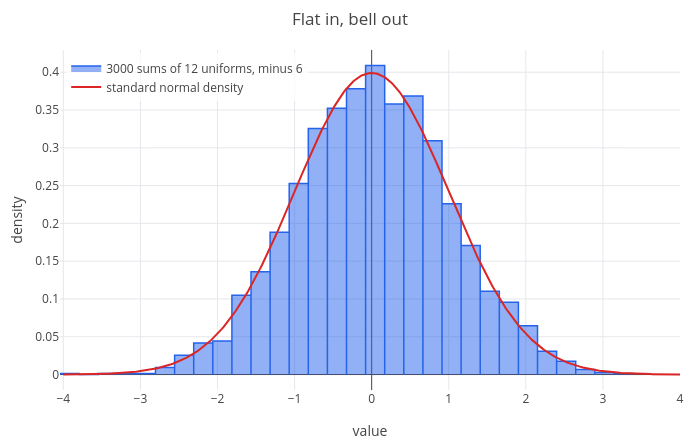

Notebook code for this chart:
### Markdown cell above
## 3. The central limit theorem

The histogram of means already looked like a bell. The **central limit theorem** says that this always happens: for
independent draws from any distribution with mean $\mu$ and standard deviation $\sigma$, the sample mean is
approximately normal with mean $\mu$ and standard deviation $\sigma/\sqrt n$, and the approximation improves as $n$
grows.

A classic check: a uniform number on $[0, 1]$ has mean $1/2$ and variance $1/12$. The sum of 12 of them, minus 6, has
mean 0 and variance $12 \cdot \tfrac{1}{12} = 1$. The central limit theorem says it is nearly standard normal:

### Code cell
U = rand(12, 3000);
z = ones(1, 12)*U - 6;
[eval(mean(z)), eval(std(z))]
p = hist(z, 30, "density");
p = show(p, plot(normpdf(x), x, -4, 4));
p = legend(p, "3000 sums of 12 uniforms, minus 6", "standard normal density");
labels(title(p, "Flat in, bell out"), "value", "density")

### Figure 1 — Plotly figure (JSON) as saved in the notebook; plotly's stock layout.template omitted (floating-point values rounded to 4 significant figures; data arrays with more than 128 entries replaced by an {"elided": "..."} marker saying what was removed)
{"data": [{"fill": "toself", "line": {"color": "#2563eb", "width": 1.5}, "mode": "lines", "name": "3000 sums of 12 uniforms, minus 6", "type": "scatter", "x": [-4.043, -4.043, -3.796, -3.796, -3.796, -3.548, -3.548, -3.548, -3.3, -3.3, -3.3, -3.052, -3.052, -3.052, -2.804, -2.804, -2.804, -2.557, -2.557, -2.557, -2.309, -2.309, -2.309, -2.061, -2.061, -2.061, -1.813, -1.813, -1.813, -1.565, -1.565, -1.565, -1.318, -1.318, -1.318, -1.07, -1.07, -1.07, -0.8221, -0.8221, -0.8221, -0.5743, -0.5743, -0.5743, -0.3265, -0.3265, -0.3265, -0.07871, -0.07871, -0.07871, 0.1691, 0.1691, 0.1691, 0.4169, 0.4169, 0.4169, 0.6647, 0.6647, 0.6647, 0.9125, 0.9125, 0.9125, 1.16, 1.16, 1.16, 1.408, 1.408, 1.408, 1.656, 1.656, 1.656, 1.904, 1.904, 1.904, 2.151, 2.151, 2.151, 2.399, 2.399, 2.399, 2.647, 2.647, 2.647, 2.895, 2.895, 2.895, 3.143, 3.143, 3.143, 3.39, 3.39, null], "y": [0, 0.001345, 0.001345, 0, 0, 0, 0, 0.001345, 0.001345, 0, 0.001345, 0.001345, 0, 0.001345, 0.001345, 0, 0.009417, 0.009417, 0, 0.02556, 0.02556, 0, 0.0417, 0.0417, 0, 0.04439, 0.04439, 0, 0.1049, 0.1049, 0, 0.1359, 0.1359, 0, 0.1883, 0.1883, 0, 0.2529, 0.2529, 0, 0.3255, 0.3255, 0, 0.3524, 0.3524, 0, 0.378, 0.378, 0, 0.4089, 0.4089, 0, 0.3578, 0.3578, 0, 0.3686, 0.3686, 0, 0.3094, 0.3094, 0, 0.226, 0.226, 0, 0.1708, 0.1708, 0, 0.1103, 0.1103, 0, 0.09551, 0.09551, 0, 0.06457, 0.06457, 0, 0.03094, 0.03094, 0, 0.01749, 0.01749, 0, 0.006726, 0.006726, 0, 0.00269, 0.00269, 0, 0.001345, 0.001345, 0, null]}, {"line": {"color": "#dc2626", "width": 2}, "mode": "lines", "name": "standard normal density", "type": "scatter", "x": {"elided": "402 float values"}, "y": {"elided": "402 float values"}}], "layout": {"height": 440, "legend": {"bgcolor": "rgba(255,255,255,0.8)", "x": 0.01, "xanchor": "left", "y": 0.99, "yanchor": "top"}, "margin": {"b": 50, "l": 60, "r": 20, "t": 50}, "showlegend": true, "title": {"text": "Flat in, bell out"}, "width": 700, "xaxis": {"title": {"text": "value"}, "zeroline": true}, "yaxis": {"range": [-0.02045, 0.4294], "title": {"text": "density"}, "zeroline": true}}}
